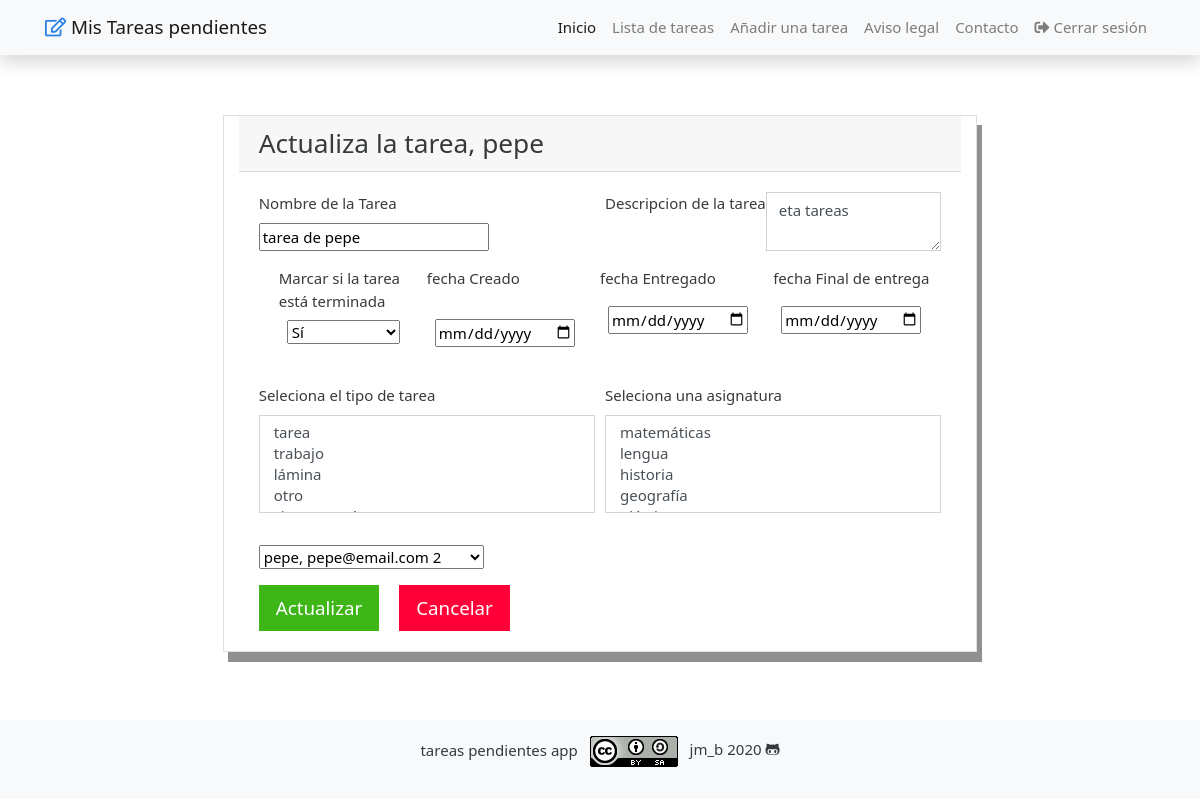
The page /tareas/update/8/ (signed in) on the database as committed earlier.
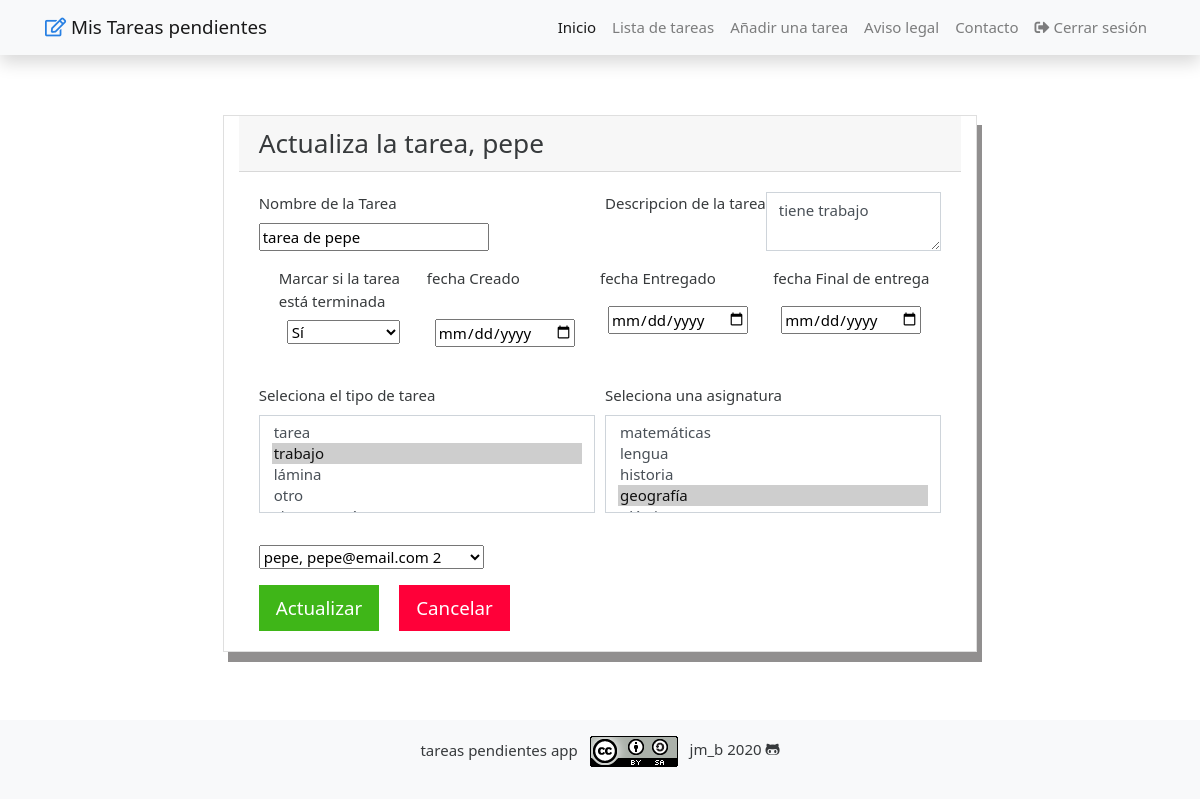
The same page on the database as committed later.
### tareas/models.py (models this page shows, shortened)
class Tareas(models.Model):
    objects = None
    nombre = models.CharField(max_length=100)
    descripcion = models.TextField(max_length=300)
    terminado = models.BooleanField(default=False, null=True)
    f_creado = models.DateField(auto_now_add=False, auto_now=False, blank=True, null=True)
    f_entregado = models.DateField(auto_now_add=False, auto_now=False, blank=True, null=True)
    f_final = models.DateField(auto_now_add=False, auto_now=False, blank=True, null=True)
    tipo_tarea = models.ManyToManyField(TipoTarea, help_text="escoger un tipo de tarea")
    asignatura = models.ManyToManyField(Asignatura, help_text="escoger una asignatura")
    usuario = models.ForeignKey(settings.AUTH_USER_MODEL, on_delete=models.SET_DEFAULT, default=0)

### tareas/views.py (the view)
# urls.py: path("update/<pk>/", views.update_task, name="update_tarea"),
@login_required(login_url='login')
def update_task(request, pk):
    task = Tareas.objects.get(id=pk)
    form = CreateForm(instance=task)
    if request.method == "POST":
        form = CreateForm(request.POST, instance=task)
        if form.is_valid():
            form.save()
            return redirect("lista_tareas")
    return render(request, "update.html", {"task_edit_form": form})

### tareas/forms.py
class CreateForm(ModelForm):
    class Meta:
        model = Tareas
        fields = '__all__'
        widgets = {
            'descripcion': forms.Textarea(
                attrs={
                    'class': 'form-control',
                    'cols': "2",
                    'rows': "2"
                }
            ),
            'f_creado': FechaInput(),
            'f_entregado': FechaInput(),
            'f_final': FechaInput(),
            'tipo_tarea': forms.SelectMultiple(
                attrs={'class': 'form-control'}
            ),
            'asignatura': forms.SelectMultiple(
                attrs={'class': 'form-control'}
            ),
        }

### tareas/models.py (called while the page is built)
    def __str__(self):
        return f' {self.nombre}'

    def __str__(self):
        return f'{self.username}, {self.email} {self.usuario_id}'

    def __str__(self):
        return f' {self.nombre}'

### tareas/templates/update.html (shortened to what this page needs)
{% extends 'base.html' %}
{% block navbar %}
  {% include 'partials/navbar.html' %}
{% endblock navbar %}
{% block content %}
<div class="container">
  <div class="row justify-content-md-center">
<div class="card col-md-8 mb-3 ">
  <h3 class="card-header">Actualiza la tarea, {{request.user.username}}</h3>
    <div class="card-body">
    <form method="post">
        <div class="form-row">
            <div class="input-group col-md-6 mb-3">
              <label for="name">Nombre de la Tarea</label>
              <div class="input-group" id="name">
                {{task_edit_form.nombre}}
              </div>
            </div>
             <div class="input-group col-md-6 mb-3">
              <label>Descripcion de la tarea</label>
                {{task_edit_form.descripcion}}
            </div>
        </div>
        <div class="form-row">
            <div class="input-group col-md-3 mb-3">
                 <div class="form-group">
                    <div class="form-check">
                      <label class="form-check-label">Marcar si la tarea está terminada</label>
                        <div class="input-group">
                          <span class="m-2">
                              {{task_edit_form.terminado}}
                          </span>
                        </div>
                     </div>
                </div>
            </div>
            <div class="input-group col-md-3 mb-3">
                <div class="form-row">
                    <label >fecha Creado</label>
                    <span class="m-2">
                        {{task_edit_form.f_creado}}
                    </span>
                </div>
            </div>
            <div class="col-md-3 mb-3">
                <div class="form-row">
                    <label >fecha Entregado</label>
                    <span class="m-2">
                        {{task_edit_form.f_entregado}}
                     </span>
                </div>
            </div>
            <div class="col-md-3 mb-3">
                <div class="form-row">
                  <label >fecha Final de entrega</label>
                    <span class="m-2">
                        {{task_edit_form.f_final}}
                     </span>
                </div>
            </div>
        </div>
        <div class="form-row">
            <div class="col-md-6 mb-3">
                  <div class="form-group">
                    <label>Seleciona el tipo de tarea</label>
                      {{task_edit_form.tipo_tarea}}
                  </div>
            </div>
            <div class="col-md-6 mb-3">
                <div class="form-group">
                    <label>Seleciona una asignatura</label>
                    {{task_edit_form.asignatura}}
                </div>
            </div>
        </div>
        <div class="form-row">
            <div class="col-md-6 mb-3">
              <div class="input-group" id="user">
                {{task_edit_form.usuario}}
              </div>
            </div>
        </div>
        <button type="submit" class="btn btn-lg btn-success">Actualizar </button>
        <a href="{% url 'lista_tareas'%}" class="btn btn-danger btn-lg mx-3">Cancelar</a>
    </form>
    </div>
  </div>
 </div>
</div>
{% endblock content %}
{% block footer %}
  {% include 'partials/footer.html' %}
{% endblock footer %}

Rows that differ between the two databases and show on the page:
changed Tareas "tarea de pepe": descripcion "eta tareas" → "tiene trabajo"
Other text that changed with them:
form field tipo_tarea: "tarea / trabajo / lámina / otro" → "tarea / trabajo ☑ / lámina / otro"
form field asignatura: "matemáticas / lengua / historia / geografía" → "matemáticas / lengua / historia / geografía ☑"
